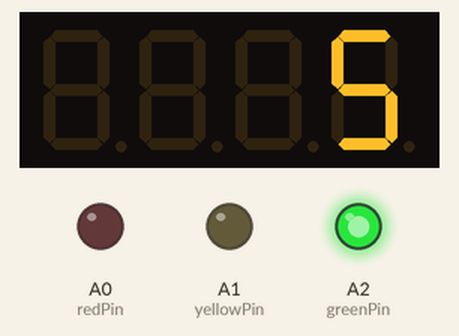
Recording of a sketch running on a simulated Arduino Uno, built with avr-gcc and run on an emulated ATmega328P. Shown: 4-digit seven-segment display, output pins drawn as LEDs (lit = HIGH).

Above: at 0.2 s.
At 4.4 s:
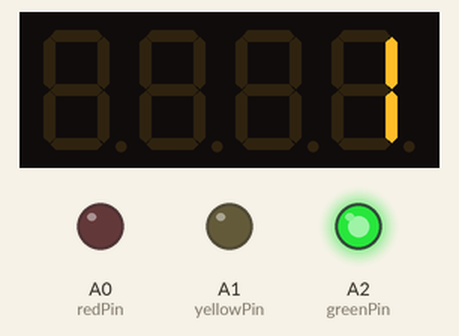
At 9.1 s:
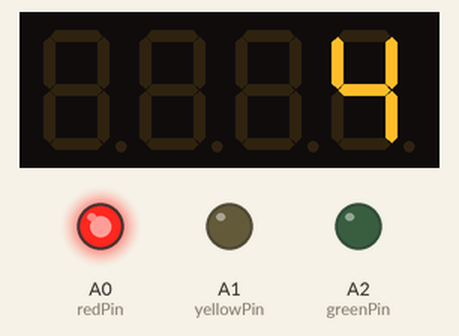
At 20.1 s:
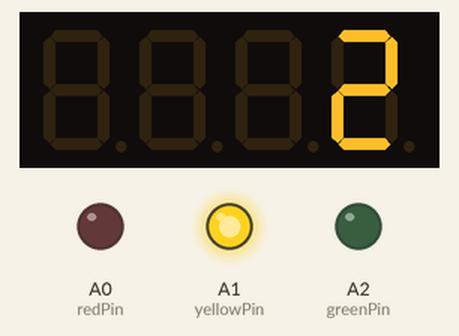
At 29.9 s:
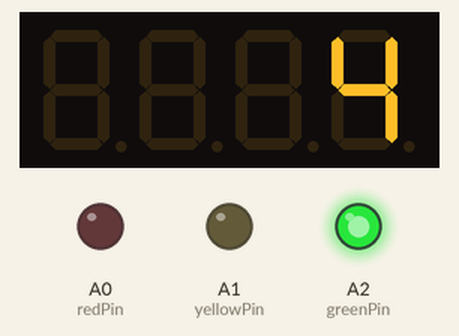
At 38.7 s:
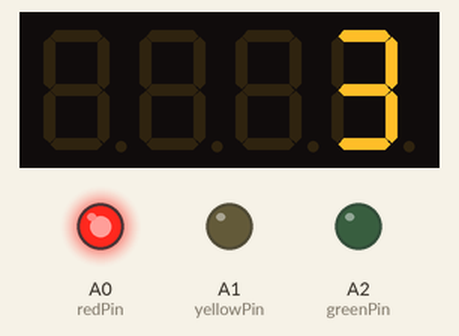
Timing chart, 0 to 40.0 s (numbered marks = the images above):
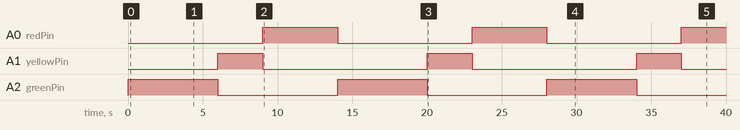

Measured:
- by itself, A0 (redPin): alternates HIGH for 5.0 s and LOW for 9.0 s
- by itself, A1 (yellowPin): alternates HIGH for 3.0 s and LOW for 11.0 s
- by itself, A2 (greenPin): alternates HIGH for 6.0 s and LOW for 8.0 s
- what the display in image 0 shows lasts 1.1 s, from 0.1 s to 1.2 s
- what the display in image 3 shows lasts 1.0 s, from 20.0 s to 21.0 s

The sketch:

led7seg_trafficlight.ino
```cpp
#include "SevSeg.h"

//Create an instance of the object.
SevSeg myDisplay;

//Create global variables
unsigned long timer;
unsigned long timer_1;
unsigned long timer_2;


int time_green = 5;
int time_red = 4;
int time_yellow = 2;


int dici_green=time_green*10+10;
int dici_red=time_red*10+10;
int dici_yellow=time_yellow*10+10;

long interval = (time_green+time_red+time_yellow)*1000+3000;//12000;
//-----------------------------
const int redPin =  A0;      // the number of the red LED pin

const int yellowPin =  A1;      // the number of the yellow LED pin

const int greenPin =  A2;      // the number of the green LED pin

// Variables will change:

int redState = LOW;             // redState used to set the red LED

int yellowState = LOW;             // yellowState used to set the yellow LED

int greenState = LOW;             // greenState used to set the green LED

long StartTime = 0;        // will store last time the traffic sequence was started


char tempString[10];
//char tempString_1[10];
//char tempString_2[10];
//char tempString_3[10];

void setup()
{

  int displayType = COMMON_ANODE; //Your display is either common cathode or common anode


    //This pinout is for a bubble dispaly
       //Declare what pins are connected to the GND pins (cathodes)
       int digit1 = 9; //Pin 12
       int digit2 = 10; //Pin 9
       int digit3 = 11; //Pin 8
       int digit4 = 12; //Pin 6

       //Declare what pins are connected to the segments (anodes)
       int segA = 2; //Pin 11
       int segB = 3; //Pin 7
       int segC = 4; //Pin 4
       int segD = 5; //Pin 2
       int segE = 6; //Pin 1
       int segF = 7; //Pin 10
       int segG = 8; //Pin 5
       int segDP= 13; //Pin
       //----------------
       pinMode(redPin, OUTPUT);

pinMode(yellowPin, OUTPUT);

pinMode(greenPin, OUTPUT);
   //--------------------------
  int numberOfDigits = 4; //Do you have a 1, 2 or 4 digit display?

  myDisplay.Begin(displayType, numberOfDigits, digit1, digit2, digit3, digit4, segA, segB, segC, segD, segE, segF, segG, segDP);

  myDisplay.SetBrightness(100); //Set the display to 100% brightness level


  timer= millis();
  timer_1 = millis();
  timer_2 = millis();


}

void loop()
{
  //Example ways of displaying a decimal number
   //Used for sprintf
    myDisplay.DisplayString(tempString, 0);


  unsigned long CheckTime = millis();

  unsigned long elapsedTime = CheckTime - StartTime;

  if(elapsedTime > interval) {

 StartTime = CheckTime;

  }

  if (elapsedTime < time_green*1000+1000){
    //dici_green=time_green*10+10;
  count_green();

  //--------------

  redState = LOW;

yellowState = LOW;

greenState = HIGH;
  }

  int sum1=time_green*1000+time_yellow*1000+2000;
  if (elapsedTime > time_green*1000+1000 &&elapsedTime <= sum1){
//dici_yellow=time_yellow*10+10;
  count_yellow();

//---------------
 redState = LOW;

yellowState = HIGH;

greenState = LOW ;
  }


  if (elapsedTime > sum1){
//dici_red=time_red*10+10;
  count_red();

  //----------------
redState = HIGH;

yellowState = LOW;

greenState = LOW ;
  }
  digitalWrite(redPin,redState);

 digitalWrite(greenPin,greenState);

 digitalWrite(yellowPin,yellowState);


  //if(dici_yellow==0) dici_yellow=dici_green;
//count_from_15();
}

void count_yellow(){

  sprintf(tempString, "%5d", dici_yellow);
  Serial.print(dici_yellow);


  if (millis() - timer_1>=100)
  {
    timer_1 = millis();
    dici_yellow--;

  }
 if(dici_yellow==0){
   dici_yellow=time_yellow*10+10;
 }

}


void count_red(){

  sprintf(tempString, "%5d", dici_red);


  if (millis() - timer_2>= 100)
  {
    timer_2 = millis();
    dici_red--;

  }

  if(dici_red==0){
   dici_red=time_red*10+10;
 }
}

    void count_green(){

  sprintf(tempString, "%5d", dici_green);


  if (millis() - timer >= 100)
  {
    timer = millis();
    dici_green--;

  }
  if(dici_green==0){
   dici_green=time_green*10+10;
 }


}
```
